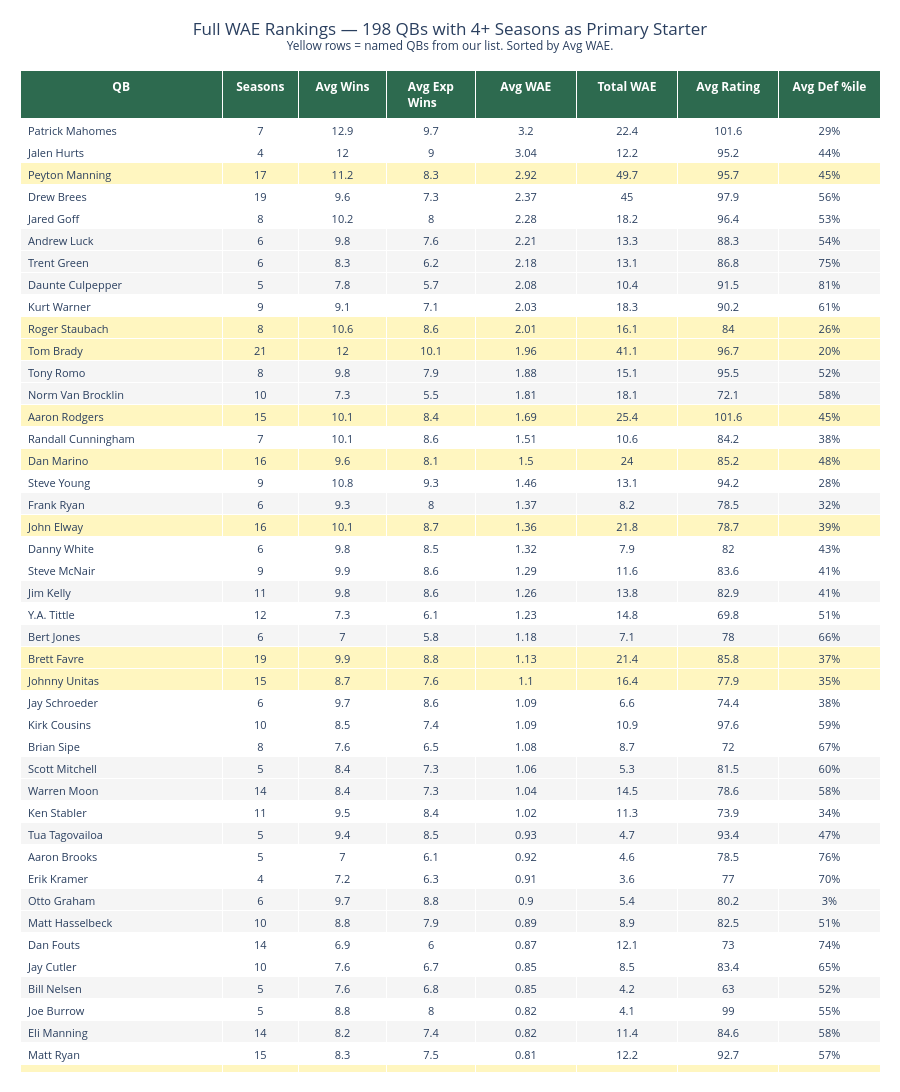

The notebook cell saved with this chart:
### Code cell
# ── Plotly scrollable table with all QBs ─────────────────────────────────────
# Highlight rows for our named QBs
row_colors = []
for _, row in wae_df.iterrows():
    if row['QB'] in named_names:  # fixed: was 'primary_qb' (pre-existing bug)
        row_colors.append('rgba(255,240,150,0.6)')  # yellow highlight
    else:
        row_colors.append('white' if _ % 2 == 0 else '#f5f5f5')

fig_tbl = go.Figure(data=[go.Table(
    columnwidth=[160, 60, 70, 70, 80, 80, 80, 80],
    header=dict(
        values=['<b>QB</b>', '<b>Seasons</b>',
                '<b>Avg Wins</b>', '<b>Avg Exp Wins</b>',
                '<b>Avg WAE</b>', '<b>Total WAE</b>',
                '<b>Avg Rating</b>', '<b>Avg Def %ile</b>'],
        fill_color='#2d6a4f',
        font=dict(color='white', size=12),
        align='center', height=28,
    ),
    cells=dict(
        values=[
            wae_df['QB'],
            wae_df['seasons'],
            wae_df['avg_wins'].round(1),
            wae_df['avg_exp_wins'].round(1),
            wae_df['avg_wae'].round(2),
            wae_df['total_wae'].round(1),
            wae_df['avg_rating'].round(1),
            (wae_df['avg_def_norm'] * 100).round(0).astype(int).astype(str) + '%',
        ],
        fill_color=[row_colors] * 8,
        font=dict(size=11),
        align=['left'] + ['center'] * 7,
        height=22,
    )
)])
fig_tbl.update_layout(
    title=dict(text=f'Full WAE Rankings — {len(wae_df)} QBs with 4+ Seasons as Primary Starter<br>'
                    '<sup>Yellow rows = named QBs from our list. Sorted by Avg WAE.</sup>',
               x=0.5),
    height=min(1400, 60 + 22 * len(wae_df)),
    margin=dict(t=70, b=20, l=20, r=20),
)
fig_tbl.show()

### Figure 1 — Plotly figure (JSON) as saved in the notebook; plotly's stock layout.template omitted (floating-point values rounded to 4 significant figures; data arrays with more than 128 entries replaced by an {"elided": "..."} marker saying what was removed)
{"data": [{"cells": {"align": ["left", "center", "center", "center", "center", "center", "center", "center"], "fill": {"color": {"elided": "8x198 str values"}}, "font": {"size": 11}, "height": 22, "values": {"elided": "8x198 mixed values"}}, "columnwidth": [160, 60, 70, 70, 80, 80, 80, 80], "header": {"align": "center", "fill": {"color": "#2d6a4f"}, "font": {"color": "white", "size": 12}, "height": 28, "values": ["<b>QB</b>", "<b>Seasons</b>", "<b>Avg Wins</b>", "<b>Avg Exp Wins</b>", "<b>Avg WAE</b>", "<b>Total WAE</b>", "<b>Avg Rating</b>", "<b>Avg Def %ile</b>"]}, "type": "table"}], "layout": {"height": 1400, "margin": {"b": 20, "l": 20, "r": 20, "t": 70}, "title": {"text": "Full WAE Rankings — 198 QBs with 4+ Seasons as Primary Starter<br><sup>Yellow rows = named QBs from our list. Sorted by Avg WAE.</sup>", "x": 0.5}}}
